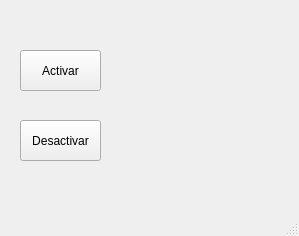
<?xml version="1.0" encoding="UTF-8"?>
<ui version="4.0">
 <class>MainWindow</class>
 <widget class="QMainWindow" name="MainWindow">
  <property name="geometry">
   <rect>
    <x>0</x>
    <y>0</y>
    <width>299</width>
    <height>236</height>
   </rect>
  </property>
  <property name="windowTitle">
   <string>MainWindow</string>
  </property>
  <widget class="QWidget" name="centralwidget">
   <widget class="QPushButton" name="boton_activar">
    <property name="geometry">
     <rect>
      <x>20</x>
      <y>50</y>
      <width>81</width>
      <height>41</height>
     </rect>
    </property>
    <property name="text">
     <string>Activar</string>
    </property>
   </widget>
   <widget class="QPushButton" name="boton_desactivar">
    <property name="geometry">
     <rect>
      <x>20</x>
      <y>120</y>
      <width>81</width>
      <height>41</height>
     </rect>
    </property>
    <property name="text">
     <string>Desactivar</string>
    </property>
   </widget>
   <widget class="QLabel" name="etiqueta">
    <property name="geometry">
     <rect>
      <x>150</x>
      <y>80</y>
      <width>91</width>
      <height>41</height>
     </rect>
    </property>
    <property name="text">
     <string/>
    </property>
    <property name="alignment">
     <set>Qt::AlignCenter</set>
    </property>
   </widget>
  </widget>
  <widget class="QMenuBar" name="menubar">
   <property name="geometry">
    <rect>
     <x>0</x>
     <y>0</y>
     <width>299</width>
     <height>22</height>
    </rect>
   </property>
  </widget>
  <widget class="QStatusBar" name="statusbar"/>
 </widget>
 <resources/>
 <connections/>
</ui>
